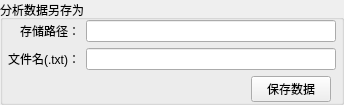
             <widget class="QGroupBox" name="groupBox">
              <property name="title">
               <string>分析数据另存为</string>
              </property>
              <layout class="QGridLayout" name="gridLayout_9">
               <property name="leftMargin">
                <number>5</number>
               </property>
               <property name="topMargin">
                <number>0</number>
               </property>
               <property name="rightMargin">
                <number>5</number>
               </property>
               <property name="bottomMargin">
                <number>0</number>
               </property>
               <item row="1" column="1">
                <widget class="QLineEdit" name="lineEdit_fileName"/>
               </item>
               <item row="0" column="1">
                <widget class="QLineEdit" name="lineEdit_savepath"/>
               </item>
               <item row="0" column="0">
                <widget class="QLabel" name="label_24">
                 <property name="text">
                  <string>存储路径：</string>
                 </property>
                 <property name="alignment">
                  <set>Qt::AlignRight|Qt::AlignTrailing|Qt::AlignVCenter</set>
                 </property>
                </widget>
               </item>
               <item row="1" column="0">
                <widget class="QLabel" name="label_55">
                 <property name="minimumSize">
                  <size>
                   <width>60</width>
                   <height>0</height>
                  </size>
                 </property>
                 <property name="text">
                  <string>文件名(.txt)：</string>
                 </property>
                 <property name="alignment">
                  <set>Qt::AlignRight|Qt::AlignTrailing|Qt::AlignVCenter</set>
                 </property>
                </widget>
               </item>
               <item row="3" column="0" colspan="2">
                <widget class="QWidget" name="widget_9" native="true">
                 <layout class="QHBoxLayout" name="horizontalLayout_6">
                  <property name="leftMargin">
                   <number>5</number>
                  </property>
                  <property name="topMargin">
                   <number>0</number>
                  </property>
                  <property name="rightMargin">
                   <number>5</number>
                  </property>
                  <property name="bottomMargin">
                   <number>0</number>
                  </property>
                  <item>
                   <spacer name="horizontalSpacer_2">
                    <property name="orientation">
                     <enum>Qt::Horizontal</enum>
                    </property>
                    <property name="sizeHint" stdset="0">
                     <size>
                      <width>238</width>
                      <height>20</height>
                     </size>
                    </property>
                   </spacer>
                  </item>
                  <item>
                   <widget class="QPushButton" name="pushbutton_save">
                    <property name="text">
                     <string>保存数据</string>
                    </property>
                   </widget>
                  </item>
                 </layout>
                </widget>
               </item>
              </layout>
             </widget>
